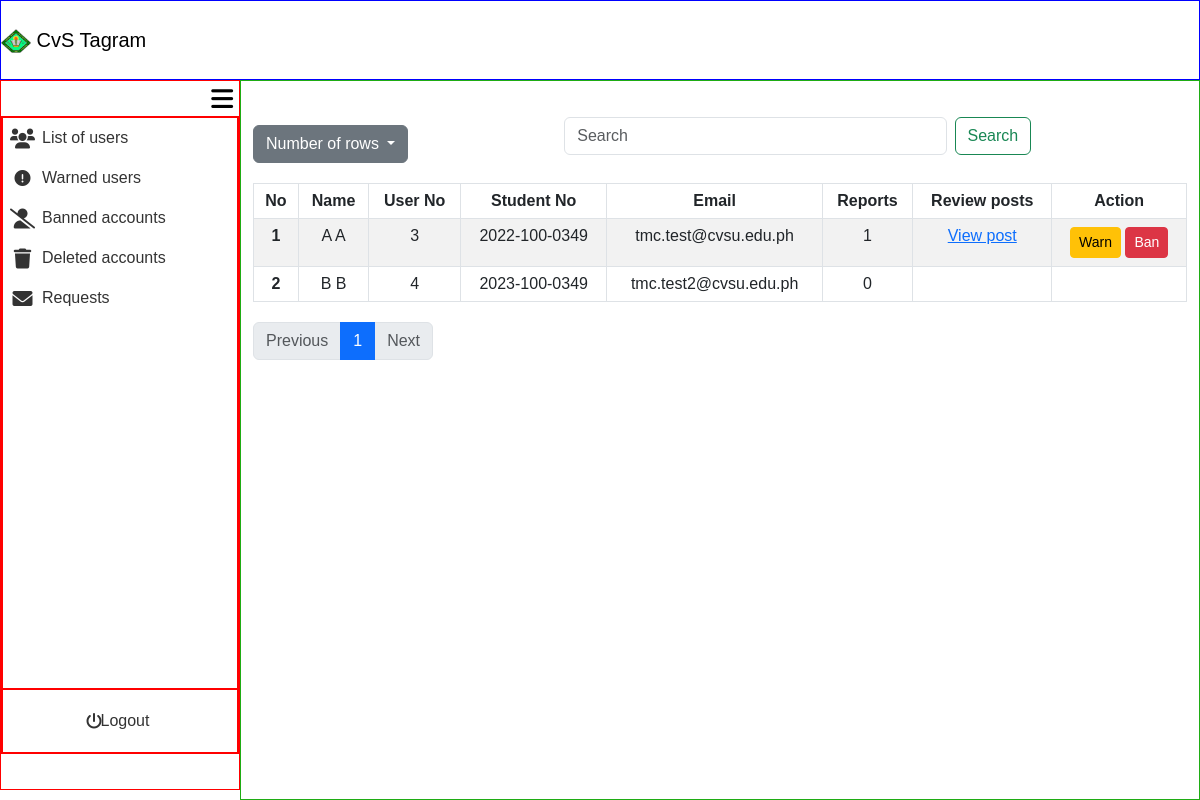
The app's page /admin_area/list_of_users.php, older data.
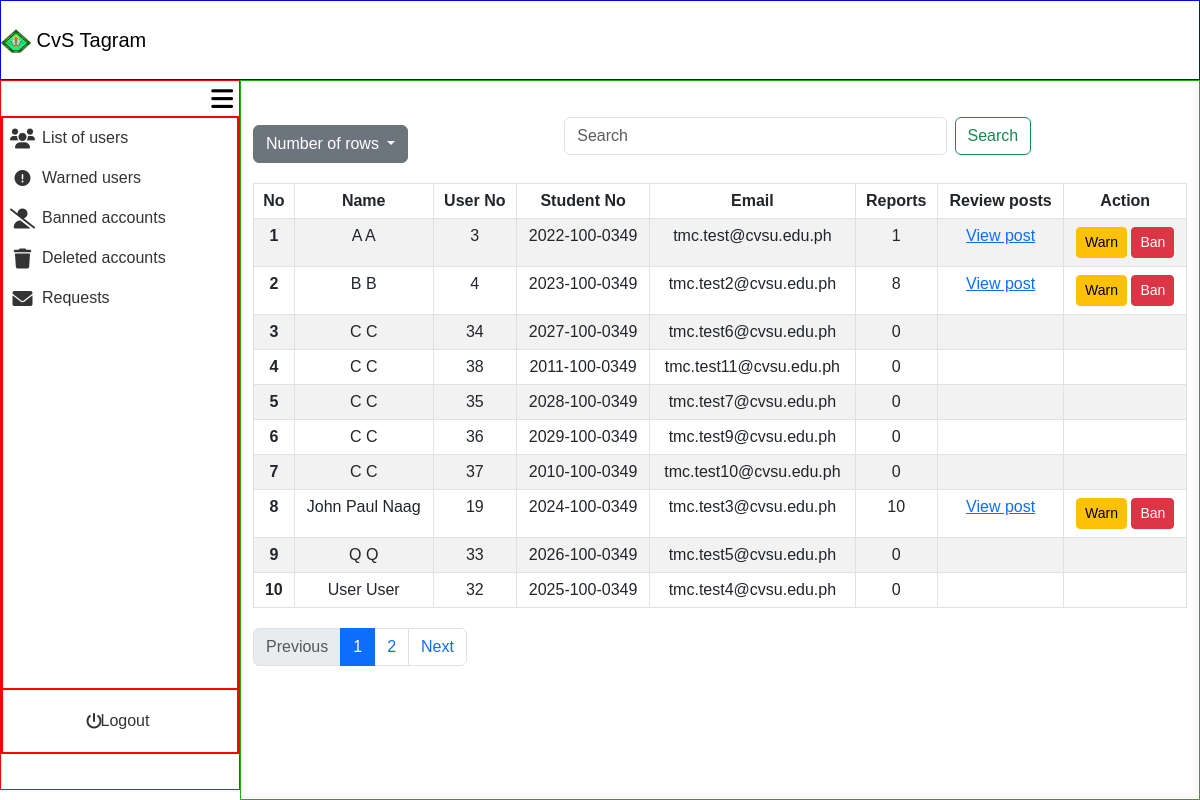
The same page, newer data.
### tables this page shows
CREATE TABLE `user_registration` (
  `user_no` int(11) NOT NULL,
  `user_ip` varchar(255) NOT NULL,
  `user_ID` varchar(255) NOT NULL,
  `email` varchar(255) NOT NULL,
  `student_no` varchar(13) NOT NULL,
  `fname` varchar(255) NOT NULL,
  `lname` varchar(255) NOT NULL,
  `bday` date NOT NULL,
  `gender` varchar(20) NOT NULL,
  `coverphoto` varchar(250) NOT NULL,
  `profilepicture` varchar(250) NOT NULL,
  `created_at` timestamp NOT NULL DEFAULT current_timestamp(),
  `updated_at` timestamp NOT NULL DEFAULT current_timestamp() ON UPDATE current_timestamp(),
  `user_password` varchar(255) NOT NULL,
  `is_setup_complete` tinyint(1) DEFAULT 0
);

### admin_area/list_of_users.php (the view, shortened to what this page needs)
<?php
require_once '../include/connect.php';
require_once '../include/bootsrap.php';
?>
<!DOCTYPE html>
<html lang="en">
<head>
    <link rel="stylesheet" href="admin_dashbaord.css?v=<?php echo time(); ?>">
</head>
<body>
<div class="container-fluid screen">
    <div class="container-fluid nav">
        <nav class="navbar">
            <div class="container-fluid" >
                <a class="navbar-brand" href="#">
                <img src="../images/Cavite_State_University_(CvSU).png" alt="Logo" width="30" height="24" class="d-inline-block align-text-top">
                CvS Tagram
                </a>
            </div>
        </nav>
    </div>
    <div class="container-fluid contbody">
        <div class="container-fluid sidenav">
            <div class="container-fluid menubutton">
            <button onclick="toggleSidenav()"><i class="fa-solid fa-bars"></i></button>
            </div>
            <div class="container-fluid featurescont">
                <div class="container-fluid buttonlinkside">
                    <div class="row">
                        <div class="col">
                            <ul>
                                <li>
                                    <a href="list_of_users.php">
                                        <div class="container-fluid listofusers">
                                            <div class="container-fluid listusericon">
                                                 <i class="fa-solid fa-users fa-lg"></i>
                                            </div>
                                            <div class="container-fluid listofusersname">
                                                List of users
                                            </div>
                                        </div>
                                    </a>
                                </li>
                            </ul>
                        </div>
                    </div>
                    <div class="row">
                        <div class="col">
                            <ul>
                                <li>
                                    <a href="">
                                        <div class="container-fluid listofusers">
                                            <div class="container-fluid listusericon">
                                            <i class="fa-solid fa-circle-exclamation"></i>
                                            </div>
                                            <div class="container-fluid listofusersname">
                                                Warned users
                                            </div>
                                        </div>
                                    </a>
                                </li>
                            </ul>
                        </div>
                    </div>
                    <div class="row">
                        <div class="col">
                            <ul>
                                <li>
                                    <a href="">
                                        <div class="container-fluid Bannedaccounts">
                                            <div class="container-fluid Bannedaccountsicon">
                                            <i class="fa-solid fa-user-slash fa-lg"></i>
                                            </div>
                                            <div class="container-fluid Bannedaccountsname">
                                                Banned accounts
                                            </div>
                                        </div>
                                    </a>
                                </li>
                            </ul>
                        </div>
                    </div>
                    <div class="row">
                        <div class="col">
                                <ul>
                                    <li>
                                        <a href="">
                                            <div class="container-fluid Deletedaccounts">
                                                <div class="container-fluid Deletedaccountsicon">
                                                <i class="fa-solid fa-trash fa-lg"></i>
                                                </div>
                                                <div class="container-fluid Deletedaccountsname">
                                                    Deleted accounts
                                                </div>
                                            </div>
                                        </a>
                                    </li>
                                </ul>
                            </div>
                        </div>
                        <div class="row">
                            <div class="col">
                                <ul>
                                    <li>
                                        <a href="">
                                            <div class="container-fluid Deletedaccounts">
                                                <div class="container-fluid Deletedaccountsicon">
                                                <i class="fa-solid fa-envelope fa-lg"></i>
                                                </div>
                                                <div class="container-fluid Deletedaccountsname">
                                                        Requests
                                                </div>
                                            </div>
                                        </a>
                                    </li>
                                </ul>
                            </div>
                        </div>
                    </div>
                <div class="container-fluid logoutcont">
                        <div class="row">
                            <div class="col">
                                <ul>
                                    <li>
                                        <a href="">
                                            <div class="container-fluid Deletedaccounts" style="border-radius: 10px;">
                                                <div class="container-fluid Deletedaccountsicon">
                                                <i class="fa-solid fa-power-off"></i>
                                                </div>
                                                <div class="container-fluid Deletedaccountsname">
                                                        Logout
                                                </div>
                                            </div>
                                        </a>
                                    </li>
                                </ul>
                            </div>
                        </div>
                </div>
            </div>
        </div>
        <div class="container-fluid content">
<?php
$search = isset($_GET['search']) ? trim($_GET['search']) : '';
$sort_column = isset($_GET['sort']) ? $_GET['sort'] : 'lname';
$sort_direction = isset($_GET['direction']) && $_GET['direction'] == 'desc' ? 'desc' : 'asc';
$rows_per_page = isset($_GET['rows']) ? intval($_GET['rows']) : 10;
$page = isset($_GET['page']) ? intval($_GET['page']) : 1;
$offset = ($page - 1) * $rows_per_page;
$searchFilter = !empty($search) ? " AND (ur.fname LIKE '%$search%' OR ur.lname LIKE '%$search%' OR ur.email LIKE '%$search%' OR ur.student_no LIKE '%$search%' OR ur.user_no LIKE '%$search%')" : "";
$usersQuery = "SELECT ur.fname, ur.lname, ur.user_no, ur.student_no, ur.email, IFNULL(COUNT(pr.report_id), 0) AS report_count
               FROM user_registration ur
               LEFT JOIN post_reports pr ON ur.user_no = pr.user_no
               WHERE 1=1 $searchFilter
               GROUP BY ur.user_no
               ORDER BY $sort_column $sort_direction
               LIMIT $rows_per_page OFFSET $offset";
$usersResult = $con->query($usersQuery);
$totalQuery = "SELECT COUNT(*) AS total FROM user_registration";
$totalResult = $con->query($totalQuery);
$totalRecords = $totalResult->fetch_assoc()['total'];
$totalPages = ceil($totalRecords / $rows_per_page);
?>
    <div class="container mt-4 ">
        <div class="container-fluid operations">
            <div class="dropdown">
                <button class="btn btn-secondary dropdown-toggle" type="button" data-bs-toggle="dropdown" aria-expanded="false">
                    Number of rows
                </button>
            </div>
                    <div class="container-fluid search">
                        <form class="d-flex" role="search" style="width: 100%;" method="GET" action="">
                            <input class="form-control me-2" type="search" name="search" placeholder="Search" aria-label="Search" value="<?php echo htmlspecialchars($search); ?>">
                            <button class="btn btn-outline-success" type="submit">Search</button>
                        </form>
                    </div>
        </div>
        <table class="table table-bordered table-striped">
            <thead>
                <tr>
                    <th scope="col">No</th>
                    <th scope="col" class="sortable <?php echo ($sort_column == 'fname') ? ($sort_direction == 'asc' ? 'asc' : 'desc') : ''; ?>" onclick="sortTable('fname')">Name</th>
                    <th scope="col" class="sortable <?php echo ($sort_column == 'user_no') ? ($sort_direction == 'asc' ? 'asc' : 'desc') : ''; ?>" onclick="sortTable('user_no')">User No</th>
                    <th scope="col" class="sortable <?php echo ($sort_column == 'student_no') ? ($sort_direction == 'asc' ? 'asc' : 'desc') : ''; ?>" onclick="sortTable('student_no')">Student No<i class="fa-solid fa-sort-up"></i><i class="fa-solid fa-sort-down"></i></th>
                    <th scope="col" class="sortable <?php echo ($sort_column == 'email') ? ($sort_direction == 'asc' ? 'asc' : 'desc') : ''; ?>" onclick="sortTable('email')">Email</th>
                    <th scope="col" class="sortable <?php echo ($sort_column == 'report_count') ? ($sort_direction == 'asc' ? 'asc' : 'desc') : ''; ?>" onclick="sortTable('report_count')">Reports<i class="fa-solid fa-sort-up"></i><i class="fa-solid fa-sort-down"></i></th>
                    <th scope="col">Review posts</th>
                    <th scope="col">Action</th>
                </tr>
            </thead>
            <tbody>
                <?php
                $line_number = $offset + 1;
                while ($user = $usersResult->fetch_assoc()): ?>
                    <tr>
                        <th scope="row"><?php echo htmlspecialchars($line_number++); ?></th>
                        <td><?php echo htmlspecialchars($user['fname'] . ' ' . $user['lname']); ?></td>
                        <td><?php echo htmlspecialchars($user['user_no']); ?></td>
                        <td><?php echo htmlspecialchars($user['student_no']); ?></td>
                        <td><?php echo htmlspecialchars($user['email']); ?></td>
                        <td><?php echo htmlspecialchars($user['report_count']); ?></td>
                        <td>
                        <?php if ($user['report_count'] > 0): ?>
                            <a class="Review_posts text-primary" href="../admin_area/review_post.php?user_no=<?php echo htmlspecialchars($user['user_no']); ?>">View post</a>
                            <?php else: ?>
                            <?php endif; ?>
                        </td>
                        <td>
                            <?php if ($user['report_count'] > 0): ?>
                                <a href="warn_user.php?user_no=<?php echo htmlspecialchars($user['user_no']); ?>" class="btn btn-warning btn-sm">Warn</a>
                                <a href="ban_user.php?user_no=<?php echo htmlspecialchars($user['user_no']); ?>" class="btn btn-danger btn-sm">Ban</a>
                            <?php else: ?>
                            <?php endif; ?>
                        </td>
                    </tr>
                <?php endwhile; ?>
            </tbody>
        </table>
        <nav aria-label="Page navigation">
            <ul class="pagination">
                <li class="page-item <?php if ($page <= 1) echo 'disabled'; ?>">
                    <a class="page-link" href="?rows=<?php echo $rows_per_page; ?>&page=<?php echo max(1, $page - 1); ?>&sort=<?php echo $sort_column; ?>&direction=<?php echo $sort_direction; ?>">Previous</a>
                </li>
                <?php for ($i = 1; $i <= $totalPages; $i++): ?>
                    <li class="page-item <?php if ($i == $page) echo 'active'; ?>">
                        <a class="page-link" href="?rows=<?php echo $rows_per_page; ?>&page=<?php echo $i; ?>&sort=<?php echo $sort_column; ?>&direction=<?php echo $sort_direction; ?>"><?php echo $i; ?></a>
                    </li>
                <?php endfor; ?>
                <li class="page-item <?php if ($page >= $totalPages) echo 'disabled'; ?>">
                    <a class="page-link" href="?rows=<?php echo $rows_per_page; ?>&page=<?php echo min($totalPages, $page + 1); ?>&sort=<?php echo $sort_column; ?>&direction=<?php echo $sort_direction; ?>">Next</a>
                </li>
            </ul>
        </nav>
    </div>
        </div>
    </div>
</div>
</body>
</html>

### include/bootsrap.php (shortened to what this page needs)
<link href="https://cdn.jsdelivr.net/npm/bootstrap@5.3.3/dist/css/bootstrap.min.css" rel="stylesheet">
<link href="https://cdn.jsdelivr.net/npm/bootstrap@5.3.0/dist/css/bootstrap.min.css" rel="stylesheet">
<link rel="stylesheet" href="https://cdn.jsdelivr.net/npm/bootstrap-icons@1.11.3/font/bootstrap-icons.min.css">
    <link rel="stylesheet" href="https://cdnjs.cloudflare.com/ajax/libs/font-awesome/6.0.0-beta3/css/all.min.css">
<link href="https://cdn.jsdelivr.net/npm/air-datepicker@3.5.3/air-datepicker.min.css" rel="stylesheet">

### admin_area/admin_dashbaord.css (style rules this page uses)
body { font-family: Arial, Helvetica, sans-serif; padding: 0; margin: 0; }
ul, li, a { text-decoration: none; list-style-type: none; color: inherit; padding: 0; }
.container-fluid { padding: 0; }
.screen { height: 100vh; width: 100%; display: flex; flex-direction: column; }
.nav { height: 10vh; width: 100%; padding: 0; border: 1px solid blue; }
.contbody { display: flex; flex: 1; }
.sidenav { position: fixed; top: 10vh; left: 0; height: calc(90vh - 10px); width: 20%; transition: width 0.3s; border: 1px solid red; z-index: 1000; }
.menubutton { height: 5%; width: 100%; display: flex; align-items: center; justify-content: flex-end; }
.menubutton button { border: none; background-color: transparent; font-size: 25px; }
.content { margin-left: 20%; width: 80%; transition: width 0.3s, margin-left 0.3s; border: 1px solid rgb(31, 172, 20); min-height: 90%; height: auto; }
.featurescont { height: 90%; border: 1px solid red; }
.buttonlinkside { height: 90%; border: 1px solid red; }
.logoutcont { width: 100%; height: 10%; border: 1px solid red; display: flex; align-items: center; justify-content: center; }
.Deletedaccountsname, .Bannedaccountsname, .listofusersname { height: 100%; width: 100%; display: flex; align-items: center; justify-content: flex-start; }
.Deletedaccounts, .Bannedaccounts, .listofusers { transition: background-color 0.3s ease; border-radius: 0 10px 10px 0; flex: 0 0 auto; padding: 0; height: 100%; display: flex; align-items: center; justify-content: flex-start; flex-direction: row; }
.Deletedaccountsicon, .Bannedaccountsicon, .listusericon { width: 20%; height: 100%; display: flex; align-items: center; justify-content: center; }
.Deletedaccounts, .Bannedaccounts, .listofusers { color: #333; }
.table th, .table td { text-align: center; }
.sortable { cursor: pointer; position: relative; }
.pagination { margin: 20px 0; }
.dropdown { margin: 20px 0; }
.Review_posts { text-decoration: underline; }
.operations { display: flex; }
.search { width: 50%; display: flex; align-items: center; justify-content: center; }

Row changes from the older to the newer data that the page shows:
changed user_registration "tmc.test2@cvsu.edu.ph": report_count "0" → "8"; now shows "View post Warn Ban"
added user_registration: fname+lname "C C", user_no "34", student_no "2027-100-0349", email "tmc.test6@cvsu.edu.ph", report_count "0"
added user_registration: fname+lname "C C", user_no "38", student_no "2011-100-0349", email "tmc.test11@cvsu.edu.ph", report_count "0"
added user_registration: fname+lname "C C", user_no "35", student_no "2028-100-0349", email "tmc.test7@cvsu.edu.ph", report_count "0"
added user_registration: fname+lname "C C", user_no "36", student_no "2029-100-0349", email "tmc.test9@cvsu.edu.ph", report_count "0"
added user_registration: fname+lname "C C", user_no "37", student_no "2010-100-0349", email "tmc.test10@cvsu.edu.ph", report_count "0"
added user_registration: fname+lname "John Paul Naag", user_no "19", student_no "2024-100-0349", email "tmc.test3@cvsu.edu.ph", report_count "10"
added user_registration: fname+lname "Q Q", user_no "33", student_no "2026-100-0349", email "tmc.test5@cvsu.edu.ph", report_count "0"
added user_registration: fname+lname "User User", user_no "32", student_no "2025-100-0349", email "tmc.test4@cvsu.edu.ph", report_count "0"
Text that changed along with them:
new list line: "2"
